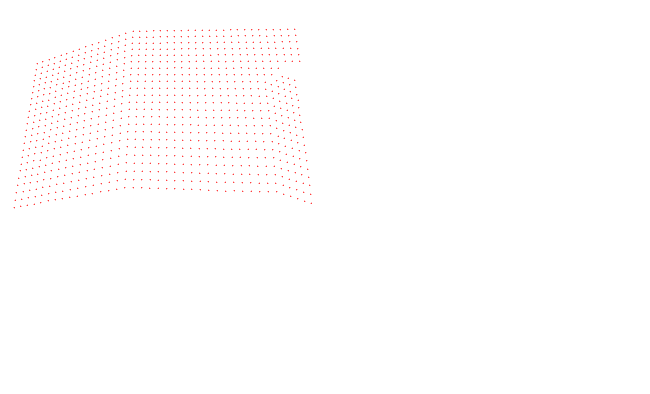
#> input picture images/out1.png, 1300 x 788 px (shown at 1/2 size)
$ python screenwarp.py images/out1.png out.png   (older library calls are emulated)
#> lines starting #> are read from the running program, lines starting #| are printed output that depends on the picture; after the words box and inside, x2 and y2 are one past the last pixel; in counts of white or black regions, pixels touching at a corner belong together
#!/usr/bin/python

import cv2
import numpy as np
import wand.image
import wand.color
import wand.drawing
import sys
import logging
import argparse
import operator
import os.path

logger = logging.getLogger(__name__)

def parse_cmdline():
    parser = argparse.ArgumentParser(description='''
        TODO: insert description.'''
    )
    parser.add_argument('-v', '--verbose', action='store_true', help="Enable verbose output")
    parser.add_argument('-q', '--quiet', action='store_true', help="Output errors only")
    parser.add_argument('-W', '--width', type=int, help="Target screen width. This will be the width of the output images.", default=1920)
    parser.add_argument('-H', '--height', type=int, help="Target screen height. This will be the height of the output images.", default=1080)
    parser.add_argument('-r', '--rows', type=int, help="Number of squares per row", default=16)
    parser.add_argument('-c', '--cols', type=int, help="Number of inner corners per column", default=9)
    parser.add_argument('-a', '--align', action='store_true', help="Consider the bottom row of points as a reference line")
    parser.add_argument('infile', help="Input image to find the chessboard in")
    parser.add_argument('outfile', help="Data file containing warp coordinates")
    args = parser.parse_args()

    if args.verbose: loglevel = logging.DEBUG
    elif args.quiet: loglevel = logging.ERROR
    else:            loglevel = logging.INFO

    logging.basicConfig(level=loglevel, format='%(asctime)s %(levelname)s %(message)s')

    return args


def main():
    args = parse_cmdline()
    # Width and height of the screen
    screen_width = args.width
    screen_height = args.height

    # Width and height of each square
    square_width = screen_width / args.cols
    square_height = screen_height / args.rows

    # Width and height of the grid area, which may be smaller than the screen
    grid_width = square_width * args.cols
    grid_height = square_height * args.rows

    cols = args.cols + 1
    rows = args.rows + 1

    corrected_grid = np.empty((rows, cols, 2), np.float32)
    inverse_grid = np.empty((rows, cols, 2), np.float32)

    base_grid = get_base_grid(rows, cols, square_width, square_height)

    draw_grid("out0.png", base_grid, screen_width+20, screen_height+20, 10, 10)
#> (the call stopped at in draw_grid, `image = wand.image.Image(width=width, height=height, background=wand.c..`: wand is not available in this run)

    img = cv2.imread(args.infile, 0)
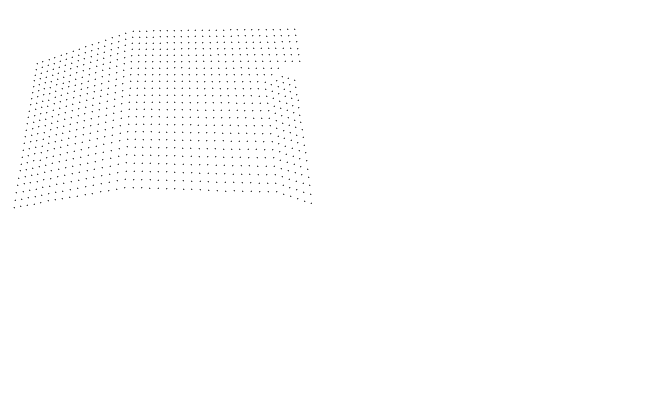
#> img: shape (788, 1300) (shown at 1/2 size); values 147 (black) and 255 (white), 99.6% white; black in thin lines or dots, all inside (x1, y1, x2, y2) = (27, 57, 624, 417)
    if img is None:
        logger.error("File '%s' could not be read", args.infile)
        exit(1)

    logger.info("Looking for %s x %s inside corners", cols-2, rows-2)
    status, captured_grid = cv2.findChessboardCorners(img, (cols-2, rows-2), flags=cv2.cv.CV_CALIB_CB_ADAPTIVE_THRESH)
#> status = False; captured_grid = None
    if status == False:
        logger.error("Failed to parse checkerboard pattern in image")
#> (the run stopped early here; a loop or call above may not have finished)
